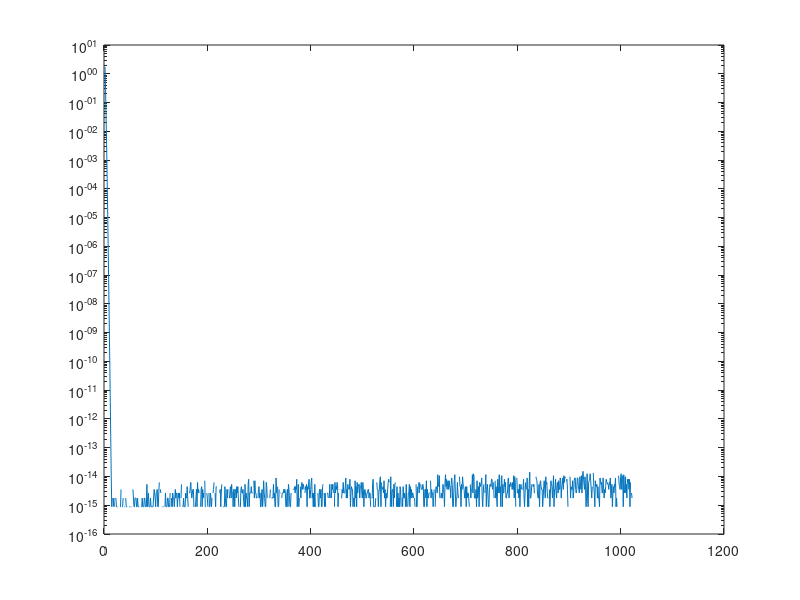

Reproduce this figure in MATLAB.

f = @(a) exp(cos(a));
real_value = integral(f,-pi,pi);
result = zeros(2^10-1);
error = zeros(2^10-1);

for m = 2:2 ^ 10 %子区间数量
    h = 2 * pi / m; %步长
    x = linspace(-pi, pi, m + 1);
    y = f(x);

    result(m - 1) = h / 2 * (f(-pi) + f(pi));

    for i = 1:m - 1
        result(m - 1) = result(m - 1) + h * f(-pi + i * h);
    end

    error(m - 1) = result(m - 1) - real_value;
end
semilogy(2:2 ^ 10, abs(error));
